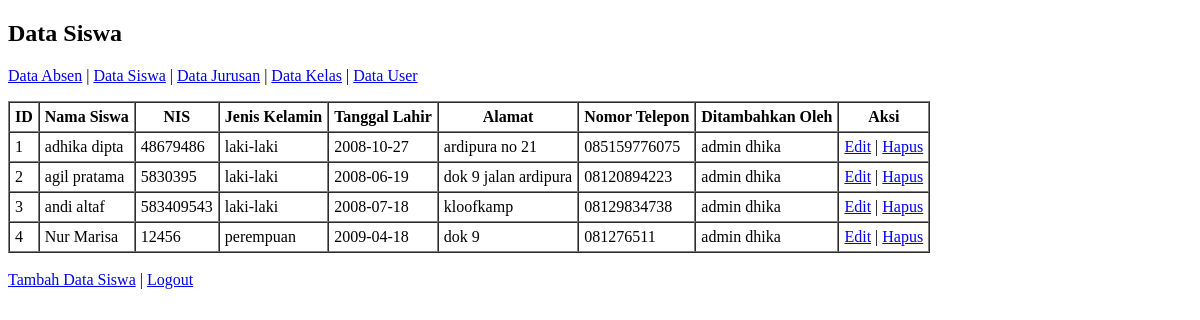
The page /administrator/siswa/index.php on the database as committed earlier.
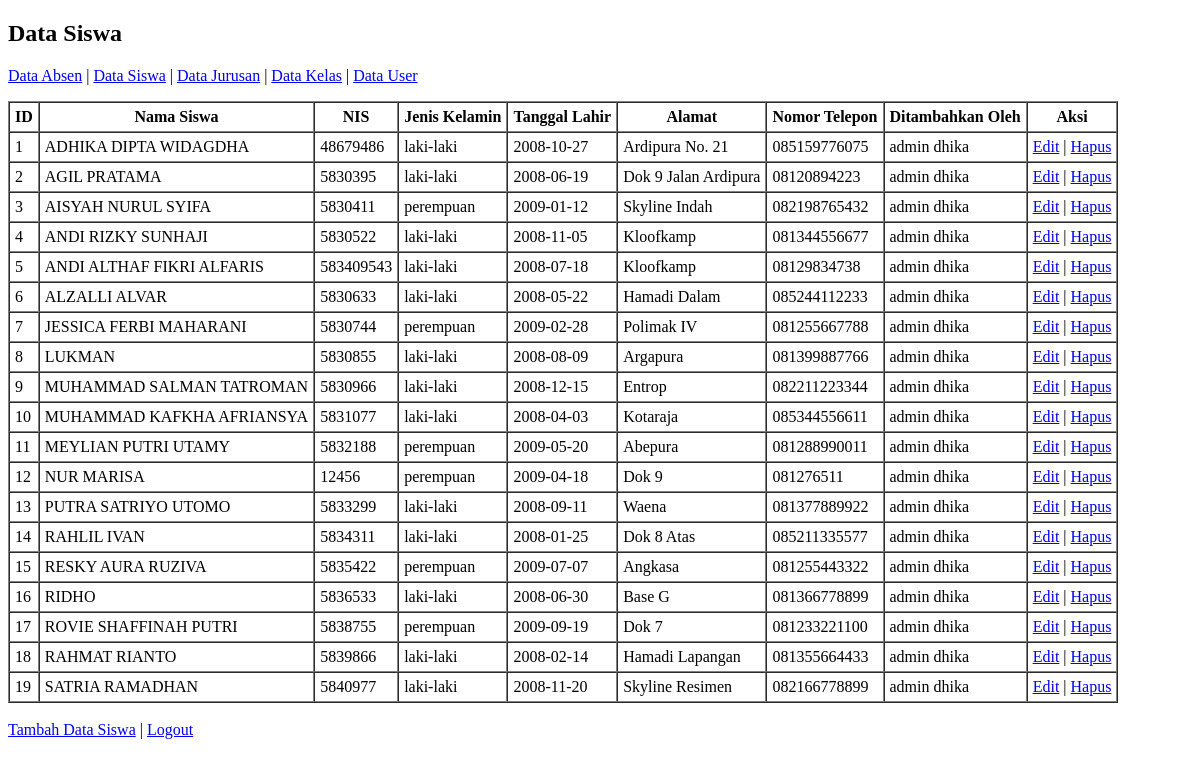
The same page on the database as committed later.
### tables this page shows
CREATE TABLE IF NOT EXISTS `siswa` (
  `id_siswa` int(11) NOT NULL,
  `nm_siswa` varchar(25) NOT NULL,
  `nis_siswa` varchar(20) NOT NULL,
  `jk_siswa` enum('laki-laki','perempuan') NOT NULL,
  `tgl_lahir` date NOT NULL,
  `alamat_siswa` text NOT NULL,
  `no_telp_siswa` varchar(12) NOT NULL,
  `id_user` int(11) NOT NULL
);

CREATE TABLE IF NOT EXISTS `user` (
  `id_user` int(11) NOT NULL,
  `username` varchar(20) NOT NULL,
  `password` varchar(25) NOT NULL
);

### administrator/siswa/index.php (the view)
<?php
include "../../koneksi.php";
$query = mysqli_query($conn, "SELECT siswa.*, user.username FROM siswa JOIN user ON siswa.id_user = user.id_user");
?>
<!DOCTYPE html>
<html>
<head><title>Data Siswa</title></head>
<body>
    <h2>Data Siswa</h2>
    <p>
        <a href="../index.php">Data Absen</a> |
        <a href="../siswa/index.php">Data Siswa</a> |
        <a href="../jurusan/index.php">Data Jurusan</a> |
        <a href="../kelas/index.php">Data Kelas</a> |
        <a href="../user/index.php">Data User</a>
    </p>
    <table border="1" cellspacing="0" cellpadding="5">
        <tr>
            <th>ID</th><th>Nama Siswa</th><th>NIS</th><th>Jenis Kelamin</th><th>Tanggal Lahir</th><th>Alamat</th><th>Nomor Telepon</th><th>Ditambahkan Oleh</th><th>Aksi</th>
        </tr>
        <?php $no = 1;
        while($row = mysqli_fetch_assoc($query)): ?>
        <tr>
            <td><?= $no++; ?></td>
            <td><?= $row['nm_siswa']; ?></td>
            <td><?= $row['nis_siswa']; ?></td>
            <td><?= $row['jk_siswa']; ?></td>
            <td><?= $row['tgl_lahir']; ?></td>
            <td><?= $row['alamat_siswa']; ?></td>
            <td><?= $row['no_telp_siswa']; ?></td>
            <td><?= $row['username']; ?></td>
            <td>
                <a href="edit_siswa.php?id=<?= $row['id_siswa']; ?>">Edit</a> |
                <a href="delete_siswa.php?id=<?= $row['id_siswa']; ?>" onclick="return confirm('Hapus?')">Hapus</a>
            </td>
        </tr>
        <?php endwhile; ?>
    </table><br>
    <a href="tambah_siswa.php">Tambah Data Siswa</a> |
    <a href="../../index.php">Logout</a>
</body>
</html>

Rows that differ between the two databases and show on the page:
changed siswa: nm_siswa "adhika dipta" → "ADHIKA DIPTA WIDAGDHA"; alamat_siswa "ardipura no 21" → "Ardipura No. 21"
changed siswa: nm_siswa "agil pratama" → "AGIL PRATAMA"; alamat_siswa "dok 9 jalan ardipura" → "Dok 9 Jalan Ardipura"
changed siswa: nm_siswa "andi altaf" → "AISYAH NURUL SYIFA"; nis_siswa "583409543" → "5830411"; jk_siswa "laki-laki" → "perempuan"; tgl_lahir "2008-07-18" → "2009-01-12"; alamat_siswa "kloofkamp" → "Skyline Indah"; no_telp_siswa "08129834738" → "082198765432"
changed siswa: nm_siswa "Nur Marisa" → "ANDI RIZKY SUNHAJI"; nis_siswa "12456" → "5830522"; jk_siswa "perempuan" → "laki-laki"; tgl_lahir "2009-04-18" → "2008-11-05"; alamat_siswa "dok 9" → "Kloofkamp"; no_telp_siswa "081276511" → "081344556677"
added siswa: nm_siswa "ANDI ALTHAF FIKRI ALFARIS", nis_siswa "583409543", jk_siswa "laki-laki", tgl_lahir "2008-07-18", alamat_siswa "Kloofkamp", no_telp_siswa "08129834738", id_user.username "admin dhika"
added siswa: nm_siswa "ALZALLI ALVAR", nis_siswa "5830633", jk_siswa "laki-laki", tgl_lahir "2008-05-22", alamat_siswa "Hamadi Dalam", no_telp_siswa "085244112233", id_user.username "admin dhika"
added siswa: nm_siswa "JESSICA FERBI MAHARANI", nis_siswa "5830744", jk_siswa "perempuan", tgl_lahir "2009-02-28", alamat_siswa "Polimak IV", no_telp_siswa "081255667788", id_user.username "admin dhika"
added siswa: nm_siswa "LUKMAN", nis_siswa "5830855", jk_siswa "laki-laki", tgl_lahir "2008-08-09", alamat_siswa "Argapura", no_telp_siswa "081399887766", id_user.username "admin dhika"
added siswa: nm_siswa "MUHAMMAD SALMAN TATROMAN", nis_siswa "5830966", jk_siswa "laki-laki", tgl_lahir "2008-12-15", alamat_siswa "Entrop", no_telp_siswa "082211223344", id_user.username "admin dhika"
added siswa: nm_siswa "MUHAMMAD KAFKHA AFRIANSYA", nis_siswa "5831077", jk_siswa "laki-laki", tgl_lahir "2008-04-03", alamat_siswa "Kotaraja", no_telp_siswa "085344556611", id_user.username "admin dhika"
added siswa: nm_siswa "MEYLIAN PUTRI UTAMY", nis_siswa "5832188", jk_siswa "perempuan", tgl_lahir "2009-05-20", alamat_siswa "Abepura", no_telp_siswa "081288990011", id_user.username "admin dhika"
added siswa: nm_siswa "NUR MARISA", nis_siswa "12456", jk_siswa "perempuan", tgl_lahir "2009-04-18", alamat_siswa "Dok 9", no_telp_siswa "081276511", id_user.username "admin dhika"
added siswa: nm_siswa "PUTRA SATRIYO UTOMO", nis_siswa "5833299", jk_siswa "laki-laki", tgl_lahir "2008-09-11", alamat_siswa "Waena", no_telp_siswa "081377889922", id_user.username "admin dhika"
added siswa: nm_siswa "RAHLIL IVAN", nis_siswa "5834311", jk_siswa "laki-laki", tgl_lahir "2008-01-25", alamat_siswa "Dok 8 Atas", no_telp_siswa "085211335577", id_user.username "admin dhika"
added siswa: nm_siswa "RESKY AURA RUZIVA", nis_siswa "5835422", jk_siswa "perempuan", tgl_lahir "2009-07-07", alamat_siswa "Angkasa", no_telp_siswa "081255443322", id_user.username "admin dhika"
added siswa: nm_siswa "RIDHO", nis_siswa "5836533", jk_siswa "laki-laki", tgl_lahir "2008-06-30", alamat_siswa "Base G", no_telp_siswa "081366778899", id_user.username "admin dhika"
added siswa: nm_siswa "ROVIE SHAFFINAH PUTRI", nis_siswa "5838755", jk_siswa "perempuan", tgl_lahir "2009-09-19", alamat_siswa "Dok 7", no_telp_siswa "081233221100", id_user.username "admin dhika"
added siswa: nm_siswa "RAHMAT RIANTO", nis_siswa "5839866", jk_siswa "laki-laki", tgl_lahir "2008-02-14", alamat_siswa "Hamadi Lapangan", no_telp_siswa "081355664433", id_user.username "admin dhika"
added siswa: nm_siswa "SATRIA RAMADHAN", nis_siswa "5840977", jk_siswa "laki-laki", tgl_lahir "2008-11-20", alamat_siswa "Skyline Resimen", no_telp_siswa "082166778899", id_user.username "admin dhika"
